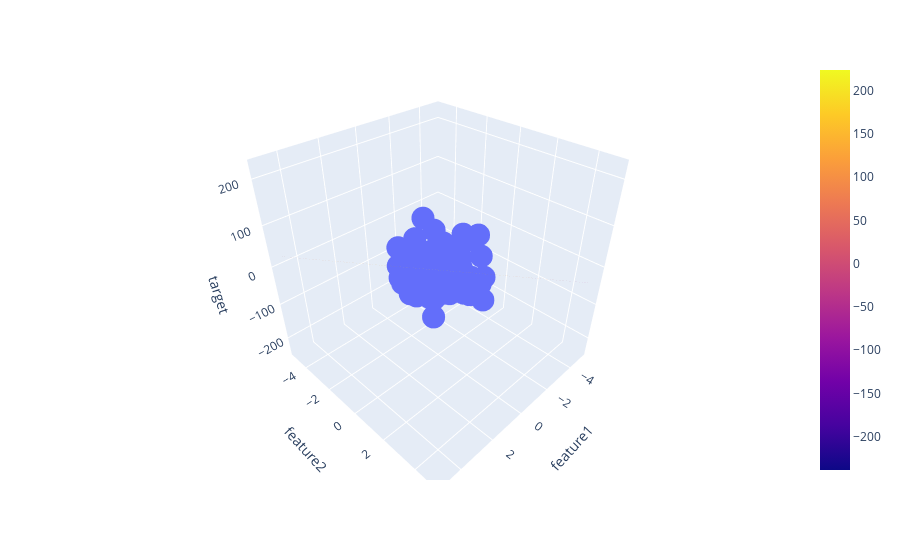

The code cell stored with this chart in its notebook:
### Code cell
x = np.linspace(-5, 5, 10)
y = np.linspace(-5, 5, 10)
xGrid, yGrid = np.meshgrid(y, x)

final = np.vstack((xGrid.ravel().reshape(1,100),yGrid.ravel().reshape(1,100))).T
z_final = lr.predict(final).reshape(10,10)

z = z_final


     

fig = px.scatter_3d(df, x='feature1', y='feature2', z='target')

fig.add_trace(go.Surface(x = x, y = y, z =z ))

fig.show()
